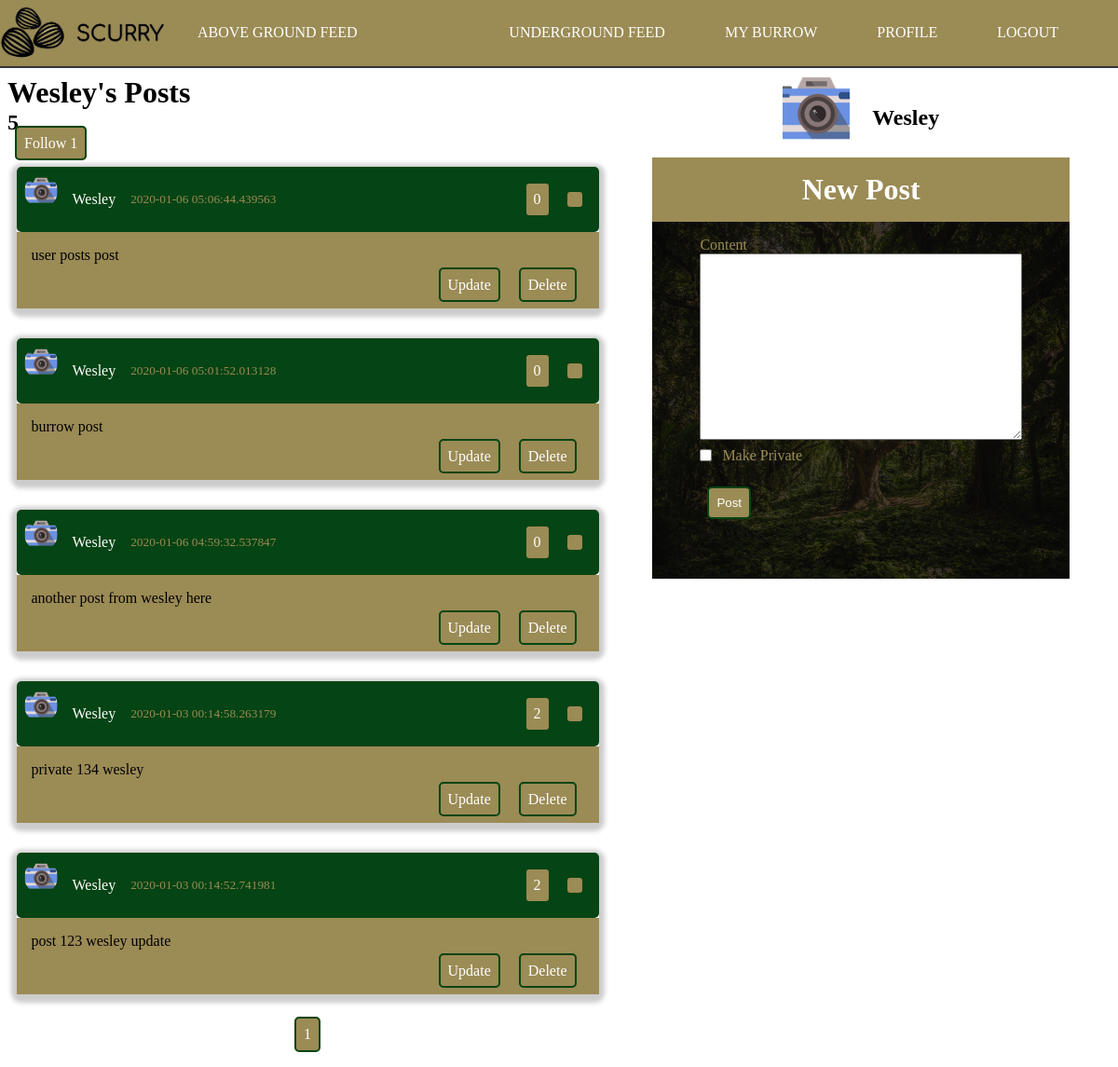
Page /user/Wesley (signed in) on the committed database.
### scurry/models.py (models this page shows, shortened)
class User(db.Model, UserMixin):
    id = db.Column(db.Integer, primary_key=True)
    username = db.Column(db.String(20), unique=True, nullable=False)
    email = db.Column(db.String(120), unique=True, nullable=False)
    image_file = db.Column(db.String(20), nullable=False, default='noprofile.jpg')
    password = db.Column(db.String(60), nullable=False)
    posts = db.relationship('Post', backref='author', lazy=True)
    followed = db.relationship(
        'User', secondary=followers,
        primaryjoin=(followers.c.follower_id == id),
        secondaryjoin=(followers.c.followed_id == id),
        backref=db.backref('followers', lazy='dynamic'), lazy='dynamic')
    shared = db.relationship(
        'PostShare',
        foreign_keys='PostShare.sharer_id',
        backref='sharer', lazy='dynamic')
    liked = db.relationship(
        'PostLike',
        foreign_keys='PostLike.user_id',
        backref='user', lazy='dynamic')

class Post(db.Model):
    id = db.Column(db.Integer, primary_key=True)
    content = db.Column(db.Text, nullable=False)
    date_posted = db.Column(db.DateTime, nullable=False, default=datetime.utcnow)
    date_shared = db.Column(db.DateTime)
    user_id = db.Column(db.Integer, db.ForeignKey('user.id'), nullable=False)
    private = db.Column(db.Boolean, default=False, nullable=False)
    likes = db.relationship('PostLike', backref='post', lazy='dynamic')
    shares = db.relationship('PostShare', foreign_keys='PostShare.shared_post_id', backref='post', lazy='dynamic')

### scurry/users/routes.py (the view)
@users.route('/user/<string:username>', methods=['GET', 'POST'])
def user_posts(username):
    postForm = PostForm()
    if postForm.validate_on_submit():
        post = Post(private=postForm.private.data, content=postForm.content.data, author=current_user)
        db.session.add(post)
        db.session.commit()
        flash('Post Created!', 'success')
        return redirect(request.referrer)
    page = request.args.get('page', 1, type=int)
    user = User.query.filter_by(username=username).first_or_404()
    posts = Post.query.filter_by(author=user)\
        .order_by(Post.date_posted.desc())\
        .paginate(page=page, per_page=5)
    return render_template('user_posts.html', postForm=postForm, posts=posts, user=user)

### scurry/posts/forms.py
class PostForm(FlaskForm):
    content = TextAreaField('Content', validators=[DataRequired()])
    private = BooleanField('Make Private')
    submit = SubmitField('Post')

### scurry/models.py (called while the page is built)
@login_manager.user_loader
def load_user(user_id):
    return User.query.get(int(user_id))

### scurry/templates/user_posts.html (shortened to what this page needs)
{% extends "layout.html" %}
{% block content %}
<div class="container">
    <h1>{{ user.username }}'s Posts</h1><h2>{{ posts.total }}</h2>
    <a href="{{ url_for('users.follow_action', username=user.username, action='follow')}}" class="btn">Follow {{ user.followers.count() }}</a>
    <div class="posts-container">
        {%  for post in posts.items %}
            <article class="article-post shadow">
                <div class="post-head">
                    <img src="{{ url_for('static', filename='images/' + post.author.image_file) }}" alt="user photo" class="article-img">
                    <div class="post-metadata">
                        <a class="post-author" href="{{ url_for('users.user_posts', username=post.author.username) }}">{{ post.author.username }}</a>
                        <small>{{ post.date_posted }}</small>
                        <p class="btn right">
                            {{ post.likes.count() }}
                        </p>
                        <a href="{{ url_for('posts.share_post', post_id=post.id) }}" class="btn">
                        </a>
                    </div>
                </div>
                <div class="post-body">
                    <p class="post-content">{{ post.content }}</p>
                    <div class="post-buttons">
                        {% if current_user.username == post.author.username %}
                            <a href="{{ url_for('posts.update_post', post_id=post.id) }}" class="btn">Update</a>
                            <a href="{{ url_for('posts.delete_post', post_id=post.id) }}" class="btn">Delete</a>
                        {% endif %}
                    </div>
                </div>
            </article>
        {% endfor %}
        <div class="pagination">
            {% for page_num in posts.iter_pages() %}
                {% if page_num %}
                    <a class="btn btn-info" href="{{ url_for('main.index', page=page_num) }}">{{ page_num }}</a>
                {% else %}
                    ...
                {% endif %}
            {% endfor %}
        </div>
    </div>
</div>
{% endblock content %}

### scurry/templates/layout.html (shortened to what this page needs)
<!DOCTYPE html>
<html lang="en">
<head>
    <link rel="stylesheet" type="text/css" href="{{ url_for('static', filename='style.css') }}">
</head>
<body>
    <header>
        <nav class="header-nav">
            <div class="header-logo">
                <img src="{{ url_for('static', filename='images/scurry-logo.png') }}" alt="Scurry - A Place for Squirrels" class="logo">
            </div>
            <ul class="nav-list">
                <li class="nav-list-item">
                    <a href="{{ url_for('main.index') }}" class="nav-link">Above Ground Feed</a>
                </li>
            </ul>
            <ul class="nav-list right">
                {% if current_user.is_authenticated %}
                <li class="nav-list-item">
                    <a href="{{ url_for('posts.underground') }}" class="nav-link">Underground Feed</a>
                </li>
                <li class="nav-list-item">
                    <a href="{{ url_for('posts.burrow') }}" class="nav-link">My Burrow</a>
                </li>
                <li class="nav-list-item">
                    <a href="{{ url_for('users.profile') }}" class="nav-link">Profile</a>
                </li>
                <li class="nav-list-item">
                    <a href="{{ url_for('users.logout') }}" class="nav-link">Logout</a>
                </li>
                {% endif %}
            </ul>
        </nav>
    </header>
    <main id="main">
        <div class="content-container" id="main-block">
            {%  block content %}{% endblock %}
        </div>
        <div class="sidebar-container" id="sidebar-block">
        {% if current_user.is_authenticated %}
            <div class="home-sidebar-user-info">
                <img src="{{ url_for('static', filename='images/' + current_user.image_file) }}" alt="user photo" class="sidebar-img">
                <h2>{{ current_user.username }}</h2>
            </div>
            <div class="post-form">
                <form action="" method="POST" class="form">
                    <div class="form-legend">
                        <h1>New Post</h1>
                    </div>
                    <div class="form-well">
                        <div class="form-group">
                            {{ postForm.content.label(class="form-control-label") }}
                            {% if postForm.content.errors %}
                                <div class="invalid-feedback">
                                    {% for error in postForm.content.errors %}
                                        <span>{{ error }}</span>
                                    {% endfor %}
                                </div>
                            {% else %}
                                {{ postForm.content(class="form-control-post-textarea") }}
                            {% endif %}
                        </div>
                        <div class="form-group">
                            {{ postForm.private.label(class="form-control-boolean-label") }}
                            {{ postForm.private(class="form-control-boolean") }}
                        </div>
                        <div class="form-group post-submit">
                            {{ postForm.submit(class="btn")}}
                        </div>
                    </div>
                </form>
            </div>
        {% else %}
            <div class="container" id="signup-card">
                <h1>Sign Up Today</h1>
                <a href="{{ url_for('users.register') }}"><button class="btn">Sign Up Here</button></a>
                <p>Or go to <a href="{{ url_for('users.login') }}">login</a></p>
            </div>
        {% endif %}
        </div>
    </main>
</body>
</html>

### scurry/static/style.css (style rules this page uses)
*, *::before, *::after { margin: 0; padding: 0; box-sizing: border-box; }
html { --main-color: #054414; --accent-color: #9b8b55; }
body { background-size: cover; }
a { text-decoration: none; color: #ffffff; transition: color .4s ease; }
.container { padding: .5rem; }
.shadow { -webkit-box-shadow: 0px 3px 5px 6px #ccc; -moz-box-shadow: 0px 3px 5px 6px #ccc; box-shadow: 0px 3px 5px 6px #ccc; }
.btn { margin: .5rem; padding: .5rem; background: var(--accent-color); border: 2px solid var(--main-color); border-radius: 5px; color: #fff; cursor: pointer; }
.pagination { display: flex; justify-content: center; align-items: center; }
.header-nav { width: 100vw; border-bottom: 2px solid #333; background: var(--accent-color); display: flex; }
.header-logo > .logo { max-width: 180px; object-fit: contain; }
.nav-list { margin-right: 2rem; list-style: none; display: flex; flex-flow: row nowrap; justify-content: center; align-items: center; }
.nav-list-item { margin: .5rem 2rem; }
.nav-link { text-transform: uppercase; }
.right { margin-left: auto; }
#main-block { grid-area: main; }
#sidebar-block { grid-area: side; }
#main { max-width: 1175px; height: 100%; display: grid; grid-template-areas: 'main main main side side' 'main main main side side' 'main main main side side'; grid-gap: .5rem; }
.content-container { width: 55vw; }
.sidebar-container { width: 40vw; }
.posts-container { grid-area: main; display: flex; flex-direction: column; justify-content: center; align-items: center; color: #ffffff; }
.article-post { width: 100%; max-width: 625px; margin: 1rem; border-radius: 5px; }
.post-head { padding: .5rem; width: 100%; background: var(--main-color); color: var(--accent-color); display: flex; border-radius: 5px; }
.post-author { color: #ffffff; margin-right: 1rem; }
.post-metadata { margin-left: 1rem; width: 100%; display: flex; justify-content: center; align-items: center; }
.article-img { width: 36px; height: 36px; object-fit: contain; border-radius: 50%; }
.post-body { padding: 1rem; padding-bottom: 3rem; width: 100%; background: var(--accent-color); color: black; position: relative; }
.post-buttons { margin: .5rem; position: absolute; right: 8px; bottom: 8px; }
.home-sidebar-user-info { padding-top: .5rem; display: flex; justify-content: center; align-items: center; }
.home-sidebar-user-info > h2 { margin: 1.3rem 0 0 1.5rem; }
.sidebar-img { height: 72px; width: 72px; object-fit: cover; }
.post-form { padding: .5rem; }
.form { margin: auto; padding: .5rem; width: 100%; max-width: 650px; }
.form-legend { padding: 1rem 0; width: 100%; text-align: center; background: var(--accent-color); color: #ffffff; }
.form-well { padding: .5rem .5rem 3rem .5rem; height: 100%; width: 100%; background: linear-gradient( rgba(0,0,0,0.7), rgba(0,0,0,0.7)), url('./images/forest.jpeg') no-repeat center; background-size: cover; }
.form-group { margin: .5rem auto; width: 80%; position: relative; display: flex; flex-direction: column; justify-content: center; align-items: flex-start; color: var(--accent-color); }
.form-control-post-textarea { width: 100%; height: 200px; }
.form-control-boolean-label { margin-left: 1.5rem; }
.form-control-boolean { display: inline; position: absolute; }
.post-submit { margin-top: 1rem; }

### rows in the picture
User: username "Wesley", image_file (picture)
Post: image_file (picture), author.username "Wesley", date_posted "2020-01-06 05:06:44.439563", likes.count "0", content "user posts post"
Post: image_file (picture), author.username "Wesley", date_posted "2020-01-06 05:01:52.013128", likes.count "0", content "burrow post"
Post: image_file (picture), author.username "Wesley", date_posted "2020-01-06 04:59:32.537847", likes.count "0", content "another post from wesley here"
Post: image_file (picture), author.username "Wesley", date_posted "2020-01-03 00:14:58.263179", likes.count "2", content "private 134 wesley"
Post: image_file (picture), author.username "Wesley", date_posted "2020-01-03 00:14:52.741981", likes.count "2", content "post 123 wesley update"

### other values in the picture
{{ posts.total }} "5"
{{ user.followers.count() }} "1"
{{ page_num }} "1"
{{ postForm.content.label(class="form-control-label") }} "Content"
{{ postForm.private.label(class="form-control-boolean-label") }} "Make Private"
